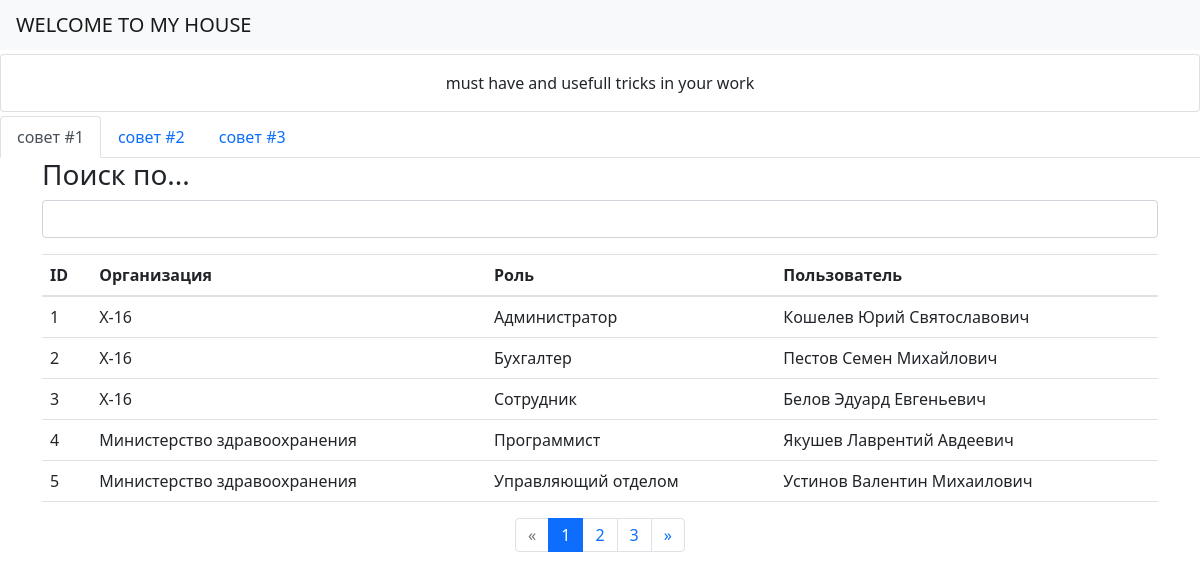
The page /advice_zone/ on the database its author committed.
### webmain/models.py (models this page shows)
class AdviceMode(models.Model):
    class Meta:
        ordering = ['id', ]
        verbose_name = 'Совет'
        verbose_name_plural = 'Совет'
    name = models.CharField('Название', max_length=100, null=True, blank=True)
    def __str__(self):
        return self.name

class TicketMode(models.Model):
    class Meta:
        ordering = ['id', ]
        verbose_name = 'Подсказка'
        verbose_name_plural = 'Подсказка'
    name = models.CharField('Название', max_length=100, null=True, blank=True)
    navzone = models.CharField('Содержание', max_length=10, null=True, blank=True)
    def __str__(self):
        return self.navzone

### webcontainer/models.py (models this page shows, shortened)
class ConnectionTableMode(models.Model):
    class Meta:
        ordering = ['id', ]
        verbose_name = 'Организация-Роль-Пользователь'
        verbose_name_plural = 'Организация-Роль-Пользователь'
    organizations = models.ForeignKey(OrganizationTableMode, verbose_name='Организация', on_delete=models.CASCADE,
                                      null=True, blank=True)
    roles = models.ForeignKey(RoleTableMode, verbose_name='Роль', on_delete=models.CASCADE, null=True, blank=True)
    users = models.ForeignKey(UserTableMode, verbose_name='Пользователь', on_delete=models.CASCADE, null=True,
                              blank=True)

class OrganizationTableMode(models.Model):
    class Meta:
        ordering = ['id', ]
        verbose_name = 'Организация'
        verbose_name_plural = 'Организация'
    name = models.CharField('Название организации', max_length=100, null=False, blank=False)
    def __str__(self):
        return self.name

class RoleTableMode(models.Model):
    class Meta:
        ordering = ['id', ]
        verbose_name = 'Роль'
        verbose_name_plural = 'Роль'
    name = models.CharField('Название роли', max_length=100, null=False, blank=False)
    def __str__(self):
        return self.name

class UserTableMode(models.Model):
    class Meta:
        ordering = ['id', ]
        verbose_name = 'Пользователь'
        verbose_name_plural = 'Пользователь'
    firstname = models.CharField('Фамилия', max_length=25, null=False, blank=False)
    mainname = models.CharField('Имя', max_length=20, null=False, blank=False)
    lastname = models.CharField('Отчество', max_length=25, null=True, blank=True)
    def __str__(self):
        return self.firstname + ' ' + self.mainname + ' ' + self.lastname

### webmain/views.py (the view)
# urls.py: path('advice_zone/', advice_home, name='advice_home'),
def advice_home(request):
    mainticket = TicketMode.objects.filter(id=1)
    secondaryticket = TicketMode.objects.filter(~Q(id=1))
    sett_search = {}
    datalist = ConnectionTableMode.objects.filter()
    if request.GET.get('search_name'):
        sett_search['search_name'] = request.GET.get('search_name')
        datalist = datalist.filter(Q(organizations__name__icontains=request.GET.get('search_name')) |
                                   Q(roles__name__icontains=request.GET.get('search_name')) |
                                   Q(users__firstname__icontains=request.GET.get('search_name')))
    else:
        datalist = datalist[0:50]
    page = request.GET.get('page', 1)
    paginator = Paginator(datalist, 5)
    try:
        datausers = paginator.page(page)
    except PageNotAnInteger:
        datausers = paginator.page(1)
    except EmptyPage:
        datausers = paginator.page(paginator.num_pages)
    return render(request, 'webmain/securitycontainPR/htmladvice.html',
                  {'mainticket': mainticket, 'secondaryticket': secondaryticket, 'advicelist': advicelist,
                   'datausers': datausers, 'sett_search': sett_search, })

### webmain/templates/webmain/securitycontainPR/htmladvice.html
{% extends 'home.html' %}
{% block content %}
    <div class="card mt-1 mb-1">
        {% if advicelist %}
            <div class="card-body text-center">{{ advicelist.1 }}</div>
        {% endif %}
    </div>
    <nav>
        <div class="nav nav-tabs" id="nav-tab" role="tablist">
            {% for i in mainticket %}
                <a class="nav-link active" id="{{ i.navzone }}-tab" data-toggle="tab" href="#{{ i.navzone }}" role="tab"
                   aria-controls="{{ i.navzone }}" aria-selected="true">{{ i.name }}</a>
            {% endfor %}
            {% for i in secondaryticket %}
                <a class="nav-link" id="{{ i.navzone }}-tab" data-toggle="tab" href="#{{ i.navzone }}" role="tab"
                   aria-controls="{{ i.navzone }}" aria-selected="false">{{ i.name }}</a>
            {% endfor %}
        </div>
    </nav>
    <div class="tab-content" id="nav-tabContent">
        {% include 'webmain/content/htmlnavcontent.html' %}
    </div>
{% endblock %}

### webmain/templates/webmain/content/htmlnavcontent.html (shortened to what this page needs)
{% for i in mainticket %}
    <div class="tab-pane fade show active" id="{{ i.navzone }}" role="tabpanel"
         aria-labelledby="{{ i.navzone }}-tab">{% include 'webmain/securitycontainPR/containerADV/htmltable.html' %}
    </div>
{% endfor %}

### webmain/templates/webmain/securitycontainPR/containerADV/htmltable.html (shortened to what this page needs)
{% block content %}
    <form action="" class="container">
        <h3>Поиск по...</h3>
        <div class="mb-3">
            <input value="{{ sett_search.search_name }}" name="search_name" class="form-control" type="text">
        </div>
        <table class="table table-hover">
            <thead>
            <tr>
                <th scope="col">ID</th>
                <th scope="col">Организация</th>
                <th scope="col">Роль</th>
                <th scope="col">Пользователь</th>
            </tr>
            </thead>
            <tbody>
            {% for i in datausers %}
                <tr>
                    <td>{{ i.id }}</td>
                    <td>{{ i.organizations }}</td>
                    <td>{{ i.roles }}</td>
                    <td>{{ i.users }}</td>
                </tr>
            {% endfor %}
            </tbody>
        </table>
        {% if datausers.has_other_pages %}
            <ul class="pagination justify-content-center">
                {% if datausers.has_previous %}
                    <li class="page-item"><a class="page-link"
                                             href="?page={{ datausers.previous_page_number }}">&laquo;</a>
                    </li>
                {% else %}
                    <li class="disabled page-item"><span class="page-link">&laquo;</span></li>
                {% endif %}
                {% for i in datausers.paginator.page_range %}
                    {% if datausers.number == i %}
                        <li class="active page-item"><span class="page-link">{{ i }} </span>
                        </li>
                    {% else %}
                        <li class="page-item"><a class="page-link" href="?page={{ i }}">{{ i }}</a></li>
                    {% endif %}
                {% endfor %}
                {% if datausers.has_next %}
                    <li class="page-item"><a class="page-link" href="?page={{ datausers.next_page_number }}">&raquo;</a>
                    </li>
                {% else %}
                    <li class="disabled page-item"><span class="page-link">&raquo;</span></li>
                {% endif %}
            </ul>
        {% endif %}
    </form>
{% endblock %}

### rows shown on the page
AdviceMode: name "must have and usefull tricks in your work"
TicketMode: name "совет #1", page_range "1", page_range "2" "3"
TicketMode: name "совет #2"
TicketMode: name "совет #3"
ConnectionTableMode: id "1", organizations "X-16", roles "Администратор", users "Кошелев Юрий Святославович"
ConnectionTableMode: id "2", organizations "X-16", roles "Бухгалтер", users "Пестов Семен Михайлович"
ConnectionTableMode: id "3", organizations "X-16", roles "Сотрудник", users "Белов Эдуард Евгеньевич"
ConnectionTableMode: id "4", organizations "Министерство здравоохранения", roles "Программист", users "Якушев Лаврентий Авдеевич"
ConnectionTableMode: id "5", organizations "Министерство здравоохранения", roles "Управляющий отделом", users "Устинов Валентин Михаилович"
